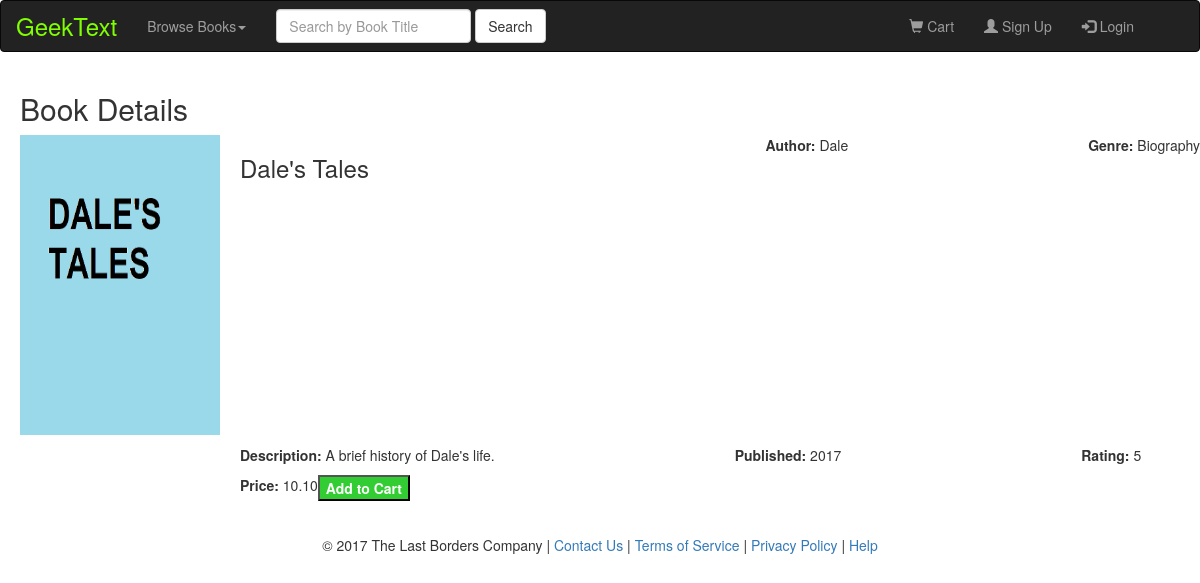
Page /book_details.php?bookid=0 on the committed database.
### tables this page shows
CREATE TABLE `books` (
  `id` int(11) NOT NULL,
  `title` varchar(30) NOT NULL,
  `description` varchar(500) NOT NULL,
  `genre` varchar(15) NOT NULL,
  `rating` float NOT NULL,
  `price` varchar(6) NOT NULL,
  `published_year` varchar(4) NOT NULL,
  `author` varchar(20) NOT NULL
);

### book_details.php (the view, shortened to what this page needs)
<html lang="en">
<head>
</head>
<body>
<?php
	include("header.php");
	$link = mysqli_connect("localhost", "root", "", "geek_text");
	echo'<div style="display:flex; flex-wrap: wrap;">';
?>
<h2 style="margin-left: 20;">Book Details</h2>
<div>
<?php
		$id = mysqli_real_escape_string($link, $_REQUEST['bookid']);
		$sql = "SELECT * FROM books WHERE id = $id";
		$result = mysqli_query($link, $sql);
		echo'<div style="display:flex; flex-wrap: wrap;">';
		while ($row=mysqli_fetch_array($result)) {
		?>
		<p style="float: left;"><img src="images/<?php echo $row['id']?>.png" height="300px" width="200px" border="1px" hspace="20"></a></p>
		<h3><?php echo $row['title']?></h3>
		<p><b>Author:</b> <?php echo $row['author']?></p>
		<p style="margin-left: 240px"><b>Genre:</b> <?php echo $row['genre']?></p>
		<p style="margin-left: 240px"><b>Description:</b> <?php echo $row['description']?> </p>
		<p style="margin-left: 240px"><b>Published:</b> <?php echo $row['published_year']?> </p>
		<p style="margin-left: 240px"><b>Rating:</b> <?php echo $row['rating']?></p>
		<p style="margin-left: 240px"><b>Price:</b> <?php echo $row['price']?></p>
		<p style="float:right;"><button style="background-color:limegreen; color:white;"><strong>Add to Cart</strong></button></p>
		<?php
		}
?>
<?php
	include("footer.php");
?>
</div>
</body>
</html>

### rows in the picture
books: title "Dale's Tales", author "Dale", genre "Biography", description "A brief history of Dale's life.", published_year "2017", rating "5", price "10.10"
